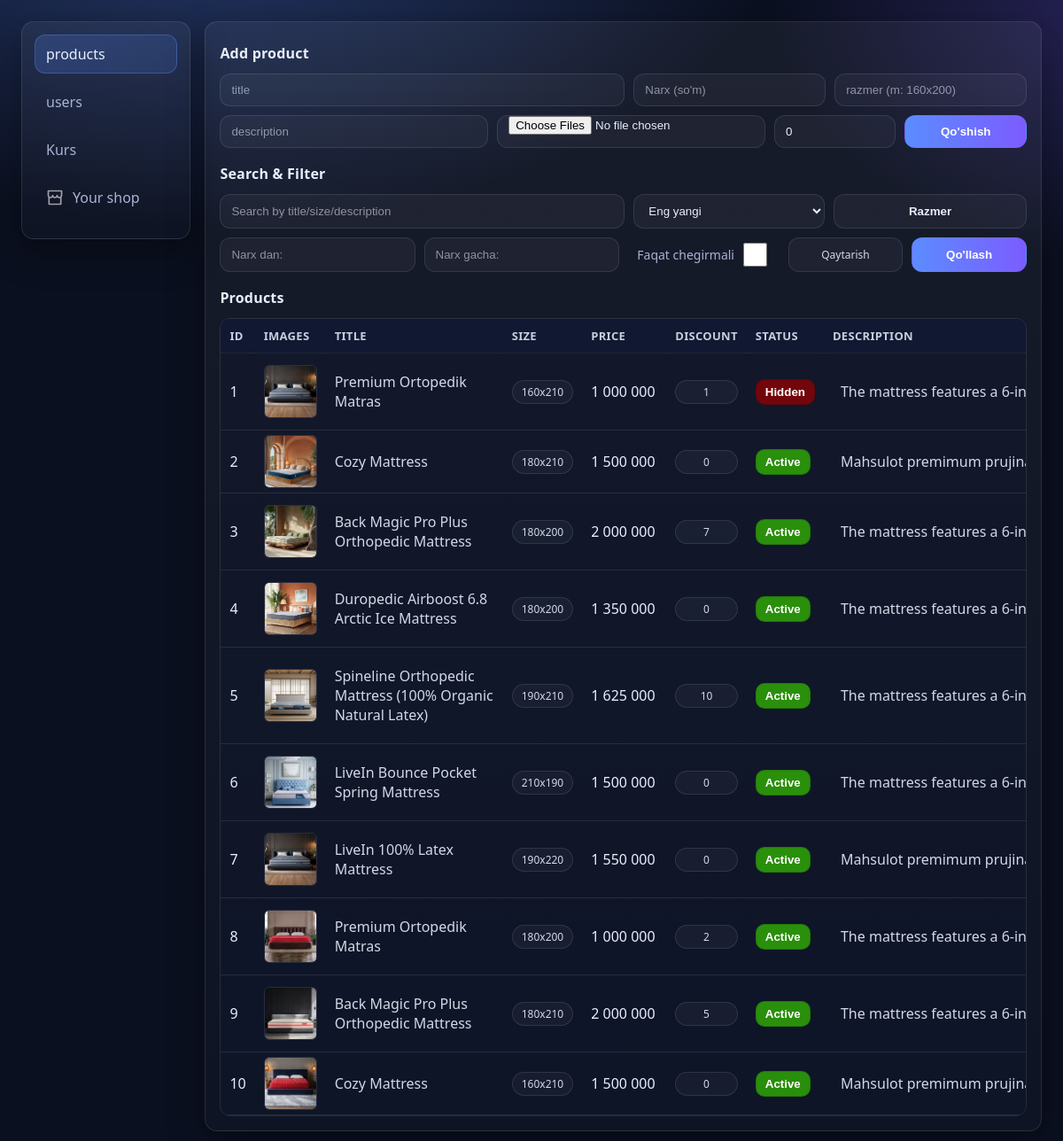
/admin/products, run on the app's committed database.
### app/models/product.py (models this page shows, shortened)
class Product(db.Model):
    __tablename__ = 'products'
    id = db.Column(db.Integer, primary_key=True)
    title = db.Column(db.String(120), nullable=False)
    price = db.Column(db.Integer, nullable=False, default=0)
    size = db.Column(db.String(20), nullable=False)
    description = db.Column(db.Text, nullable=False)
    discount_percent = db.Column(db.Integer, default=0)
    is_active = db.Column(db.Boolean, default=True, nullable=False)
    created_by = db.Column(db.Integer, db.ForeignKey('users.id'))
    created_at = db.Column(db.DateTime, default=datetime.now)
    images = db.relationship(
        "ProductImage",
        back_populates="product",
        cascade="all, delete-orphan",
        lazy="selectin",
    )
    @hybrid_property
    def final_price(self):
        d = self.discount_percent or 0
        return int(self.price * (100 - d) / 100)

### app/models/product_image.py (models this page shows)
class ProductImage(db.Model):
    __tablename__ = 'product_image'
    id = db.Column(db.Integer, primary_key=True)
    filename = db.Column(db.String(255), nullable=False)
    is_main = db.Column(db.Boolean, default=False, nullable=False)
    created_at = db.Column(db.DateTime, default=datetime.now)
    product_id = db.Column(
        db.Integer,
        db.ForeignKey("products.id", ondelete="CASCADE"),
        nullable=False,
        index=True,
    )
    product = db.relationship("Product", back_populates="images")

### app/routes/admin.py (the view, shortened to what this page needs)
@admin_bp.route("/products", methods=["GET"])
def products():
    q = (request.args.get("q") or "").strip()
    discount = request.args.get("discount")  # "1" bo'ladi
    min_price = request.args.get("min_price")
    max_price = request.args.get("max_price")
    sort = request.args.get("sort") or "new"
    selected_sizes = [s.strip() for s in request.args.getlist("size") if s and s.strip()]
    query = Product.query
    if selected_sizes:
            query = query.filter(Product.size.in_(selected_sizes))
    if discount == "1":
        query = query.filter((Product.discount_percent or 0) > 0)
    if min_price:
        try:
            query = query.filter(Product.price >= int(min_price))
        except ValueError:
            pass
    if max_price:
        try:
            query = query.filter(Product.price <= int(max_price))
        except ValueError:
            pass
    if sort == "price_asc":
        query = query.order_by(Product.price.asc())
    elif sort == "price_desc":
        query = query.order_by(Product.price.desc())
    elif sort == "discount_desc":
        query = query.order_by(Product.discount_percent.desc())
    else:
        query = query.order_by(Product.id.desc())
    products = query.all()
    sizes = get_sizes(Product)
    return render_template(
        "admin/admin_panel.html",
        page="products",
        products=products,
        sizes=sizes,  # <= MUHIM: template'ga uzatyapmiz
    )

### app/__init__.py (called while the page is built)
def create_app():
    app = Flask(__name__, instance_relative_config=True)
    app.config.from_object(Config)
    db.init_app(app)
    from app.routes.home import home_bp
    from app.routes.admin import admin_bp
    app.register_blueprint(home_bp)
    app.register_blueprint(admin_bp, url_prefix='/admin')
    BASE_DIR = os.path.abspath(os.path.dirname(__file__))
    app.config["UPLOAD_FOLDER"] = os.path.join(BASE_DIR, "static", "uploads")
    @app.template_filter("uzs")
    def uzs(value):
        try:
            return f"{int(value):,}".replace(",", " ")
        except (ValueError, TypeError):
            return value
    return app

### app/utils.py (called while the page is built)
def get_sizes(Product):
    sizes = [
        (r[0] or "").strip()
        for r in db.session.query(Product.size).distinct().order_by(Product.size).all()
        if (r[0] or "").strip()
    ]
    return sizes

### app/templates/admin/admin_panel.html (shortened to what this page needs)
{% extends 'base_admin.html' %}
{% block body %}
<main class="admin-panel">
    <div class="sidebar">
        <a href="{{ url_for('admin.products') }}"
           class="{% if page == 'products' %}active{% endif %}">
           products
        </a>
        <a href="{{ url_for('admin.users') }}"
           class="{% if page == 'users' %}active{% endif %}">
           users
        </a>
        <a href="{{ url_for('admin.settings') }}"
           class="{% if page=='settings' %}active{% endif %}">
            Kurs
        </a>
        <a href="{{ url_for('home.index') }}">
            Your shop
        </a>
    </div>
    <div class="main-section">
        {% if page == "users" %}
            {% include "admin/users.html" %}
        {% elif page == "products" %}
            {% include "admin/products.html" %}
        {% elif page == "settings" %}
            {% include "admin/settings.html" %}
        {% endif %}
    </div>
</main>
{% endblock %}

### app/templates/admin/products.html (shortened to what this page needs)
<h4>Add product</h4>
<form action="{{ url_for('admin.add_product') }}" method="post" enctype="multipart/form-data">
  <div class="row-2">
    <input type="text" name="title" placeholder="title" required>
    <div style="display: flex; gap: 10px; width: 100%;">
      <input type="text" name="price" placeholder="Narx (so'm)" required>
      <input type="text" name="size" placeholder="razmer (m: 160x200)" required>
    </div>
  </div>
  <div style="height:10px"></div>
  <div class="row-2">
    <input type="text" name="description" placeholder="description">
    <input class="file" type="file" name="images" multiple>
    <div style="display: flex; gap: 10px; width: 100%;">
        <input type="number" name="discount_percent" min="0" max="90" value="0" style="width: 50%; display: block;">
        <button style="width: 50%; display: block;" type="submit">Qo'shish</button>
    </div>
  </div>
</form>
<h4 style="margin-top:18px;">Search & Filter</h4>
<form method="get" action="{{ url_for('admin.products') }}" id="get-form">
  <div class="row-2">
    <input style="width: 100%;" type="text" name="q" placeholder="Search by title/size/description"
           value="{{ request.args.get('q','') }}">
   <div style="display: flex; gap: 5px; width: 100%;">
    <select name="sort">
       {% set cur_sort = request.args.get('sort','new') %}
       <option value="new" {% if cur_sort=='new' %}selected{% endif %}>Eng yangi</option>
    </select>
    <button type="button" class="chip" data-open="#sizeModal">
      Razmer
    </button>
   </div>
  </div>
  <div style="height:10px"></div>
  <div class="row-2">
    <div style="display: flex; gap: 10px; width: 100%;">
        <input type="number" name="min_price" placeholder="Narx dan:"
           value="{{ request.args.get('min_price','') }}">
        <input type="number" name="max_price" placeholder="Narx gacha:"
           value="{{ request.args.get('max_price','') }}">
    </div>
    <div style="display: flex; justify-content: space-between; gap: 10px; width: 100%;">
        <label style=" width: 40%; color: var(--muted); font-size: 14px; display: flex; gap: 6px; align-items: center; justify-content: center;">
          Faqat chegirmali
          <input style="width: 27px; height: 27px; cursor: pointer;" type="checkbox" name="discount" value="1"
              {% if request.args.get('discount') == '1' %}checked{% endif %}>
        </label>
        <a style="padding: 10px 14px; width: 30%; justify-content: center; border-radius: 12px;" class="badge" href="{{ url_for('admin.products') }}">Qaytarish</a>
        <button style="width: 30%;" type="submit">Qo'llash</button>
    </div>
  </div>
</form>
<h4 style="margin-top:18px;">Products</h4>
{% if products %}
  <div class="table-wrap">
    <table>
      <tr>
        <th>ID</th>
        <th>Images</th>
        <th>Title</th>
        <th>Size</th>
        <th>Price</th>
        <th>Discount</th>
        <th>Status</th>
        <th>Description</th>
      </tr>
      {% for product in products %}
      <tr>
        <td>{{ loop.index }}</td>
        <td>
          {% if product.images %}
          <img src="{{ url_for('static', filename='uploads/' ~ product.images[0].filename) }}"
               class="admin-product-img card"
               data-id="{{ product.id }}"
               data-title="{{ product.title }}"
               data-size="{{ product.size }}"
               data-price="{{ product.price | int}}"
               data-discount="{{ product.discount_percent or 0 }}"
               data-description="{{ product.description or '' }}"
               data-images='{{ (product.images | map(attribute="filename") | list) | tojson }}'
          >
          {% endif %}
        </td>
        <td style="min-width: 200px;"
            class="card"
            data-id="{{ product.id }}"
            data-title="{{ product.title }}"
            data-size="{{ product.size }}"
            data-price="{{ product.price | int}}"
            data-discount="{{ product.discount_percent or 0 }}"
            data-description="{{ product.description or '' }}"
            data-images='{{ (product.images | map(attribute="filename") | list) | tojson }}'
        >
          <p>{{ product.title }}</p>
        </td>
        <td><span class="badge">{{ product.size }}</span></td>
        <td style="min-width: 95px;">{{ product.price | uzs }}</td>
        <td style="text-align: center; ">
          <span style="display: block" class="badge">{{ product.discount_percent }}</span>
        </td>
        <td>
          <form action="{{ url_for('admin.toggle_product', product_id=product.id) }}" method="post" style="display:inline;">
            {% if product.is_active %}
              <button type="submit" class="status-btn on">Active</button>
            {% else %}
              <button type="submit" class="status-btn off">Hidden</button>
            {% endif %}
          </form>
        </td>
        <td class="desc-cell">
          <span class="desc-text"
                data-title="{{ product.title }}"
                data-desc="{{ product.description|e }}">
            {{ product.description }}
          </span>
        </td>
      </tr>
      {% endfor %}
    </table>
  </div>
{% else %}
  <p>Hali mahsulot yo'q</p>
{% endif %}

### app/static/css/style-admin.css (style rules this page uses)
:root { --bg:#0b1020; --panel:#111a33; --panel2:#0f1730; --text:#e9eefc; --muted:#a9b3d3; --border:rgba(255,255,255,.10); --shadow:0 14px 40px rgba(0,0,0,.35); --accent:#5b8cff; --accent2:#7c5cff; --danger:#ff4d4d; --ok:#2ee59d; --radius:14px; --transition:.15s ease; --text-light:rgba(233,238,252,.95); --text-softer:rgba(233,238,252,.9); --text-dim:rgba(233,238,252,.85); --text-muted:rgba(233,238,252,.55); --bg-light:rgba(255,255,255,.06); --bg-lighter:rgba(255,255,255,.05); --bg-faint:rgba(255,255,255,.04); --bg-faint-2:rgba(255,255,255,.03); --bg-gradient:linear-gradient(180deg, rgba(255,255,255,.05), rgba(255,255,255,.02)); --overlay:rgba(0,0,0,.55); --accent-focus:rgba(91,140,255,.55); --accent-muted:rgba(91,140,255,.35); --accent-subtle:rgba(91,140,255,.22); --accent-subtle-2:rgba(91,140,255,.14); --border-radius-md:12px; --border-radius-lg:16px; }
* { box-sizing:border-box }
body { margin:0; padding:24px; font-family: ui-sans-serif, system-ui, -apple-system, Segoe UI, Roboto, Arial; background: radial-gradient(1200px 700px at 20% -10%, rgba(91,140,255,.35), transparent 55%), radial-gradient(900px 600px at 110% 0%, rgba(124,92,255,.28), transparent 50%), var(--bg); color:var(--text); }
a { color:inherit;text-decoration:none }
img { display:block }
a svg { fill: rgba(255, 255, 255, 0.6); }
.admin-panel { gap:16px; display: flex; justify-content: space-between; align-items:start; }
.sidebar { width: 18%; position: sticky; top: 16px; padding:14px; border:1px solid var(--border); border-radius: var(--radius); background: var(--bg-gradient); box-shadow: var(--shadow); }
.sidebar a { display:flex; align-items:center; gap:10px; padding:10px 12px; border-radius:var(--border-radius-md); border:1px solid transparent; color: var(--muted); transition:var(--transition); margin-bottom:10px; }
.sidebar a.active { color: var(--text); background: linear-gradient(90deg, var(--accent-subtle), var(--accent-subtle-2)); border-color: var(--accent-muted); }
.main-section { width: 82%; padding:16px; border:1px solid var(--border); border-radius: var(--radius); background: var(--bg-gradient); box-shadow: var(--shadow); }
h4 { margin: 8px 0 12px; font-size: 16px; letter-spacing:.2px; }
p { color:var(--muted) }
form { width:100%; }
.file { display: flex; align-content: center; padding: 0 12px; }
form .row-2 { display:flex; justify-content: space-between; gap:10px; }
input, select { width:100%; padding:10px 12px; border-radius:var(--border-radius-md); border:1px solid var(--border); background: var(--bg-faint); color: var(--text); outline:none; transition:var(--transition); }
input::placeholder { color: var(--text-muted) }
button { padding:10px 14px; border-radius:var(--border-radius-md); border:1px solid transparent; background: linear-gradient(90deg, var(--accent), var(--accent2)); color: white; font-weight: 700; cursor:pointer; transition:var(--transition); }
.table-wrap { width:100%; overflow:auto; border-radius: 12px; border:1px solid var(--border); margin-top: 10px; }
table { width:100%; border-collapse: collapse; background: rgba(15,23,48,.35); }
tr { border-bottom:1px solid var(--border); }
th, td { padding:5px 10px; text-align:left; }
th { padding: 10px; position: sticky; top: 0; background: rgba(17,26,51,.92); backdrop-filter: blur(8px); font-size: 13px; color: var(--text-dim); letter-spacing:.3px; text-transform: uppercase; }
td img { width:60px; height:60px; object-fit: cover; border-radius:var(--border-radius-md); border:1px solid var(--border); }
.desc-cell { max-width: 350px; }
.desc-text { display:block; white-space: nowrap; overflow:hidden; text-overflow: ellipsis; cursor:pointer; color: var(--text-softer); padding:6px 8px; border-radius:var(--border-radius-md); border:1px solid transparent; }
.badge { display:inline-flex; align-items:center; padding:4px 10px; border-radius:999px; border:1px solid var(--border); color: var(--text-softer); background: var(--bg-faint); font-size: 12px; }
.admin-product-img { border-radius:6px; transition:var(--transition); }
.card { cursor: pointer; }
.card p { color: var(--text-softer); }
.chip { width: 100%; color: var(--text);outline: none;transition: var(--transition); border-radius: var(--border-radius-md);border: 1px solid var(--border); background:var(--bg-faint);cursor:pointer }
.status-btn { padding:6px 10px; border-radius:10px; border:1px solid rgba(0,0,0,.15); cursor:pointer; font-weight:700; }
.status-btn.on { background:#37c200b4; }
.status-btn.off { background:#940000c0; }

### data on the page
Product: filename (picture), title "Premium Ortopedik Matras", size "160x210", price|uzs "1 000 000", discount_percent "1", is_active "Hidden", description "The mattress features a 6-inch Airboost…"
Product: filename (picture), title "Cozy Mattress", size "180x210", price|uzs "1 500 000", discount_percent "0", is_active "Active", description "Mahsulot premimum prujinali ortopedi…"
Product: filename (picture), title "Back Magic Pro Plus Orthopedic Mattress", size "180x200", price|uzs "2 000 000", discount_percent "7", is_active "Active", description "The mattress features a 6-inch Airboost…"
Product: filename (picture), title "Duropedic Airboost 6.8 Arctic Ice Mattress", size "180x200", price|uzs "1 350 000", discount_percent "0", is_active "Active", description "The mattress features a 6-inch Airboost…"
Product: filename (picture), title "Spineline Orthopedic Mattress (100% Organic Natural Latex)", size "190x210", price|uzs "1 625 000", discount_percent "10", is_active "Active", description "The mattress features a 6-inch Airboost…"
Product: filename (picture), title "LiveIn Bounce Pocket Spring Mattress", size "210x190", price|uzs "1 500 000", discount_percent "0", is_active "Active", description "The mattress features a 6-inch Airboost…"
Product: filename (picture), title "LiveIn 100% Latex Mattress", size "190x220", price|uzs "1 550 000", discount_percent "0", is_active "Active", description "Mahsulot premimum prujinali ortopedi…"
Product: filename (picture), title "Premium Ortopedik Matras", size "180x200", price|uzs "1 000 000", discount_percent "2", is_active "Active", description "The mattress features a 6-inch Airboost…"
Product: filename (picture), title "Back Magic Pro Plus Orthopedic Mattress", size "180x210", price|uzs "2 000 000", discount_percent "5", is_active "Active", description "The mattress features a 6-inch Airboost…"
Product: filename (picture), title "Cozy Mattress", size "160x210", price|uzs "1 500 000", discount_percent "0", is_active "Active", description "Mahsulot premimum prujinali ortopedi…"
